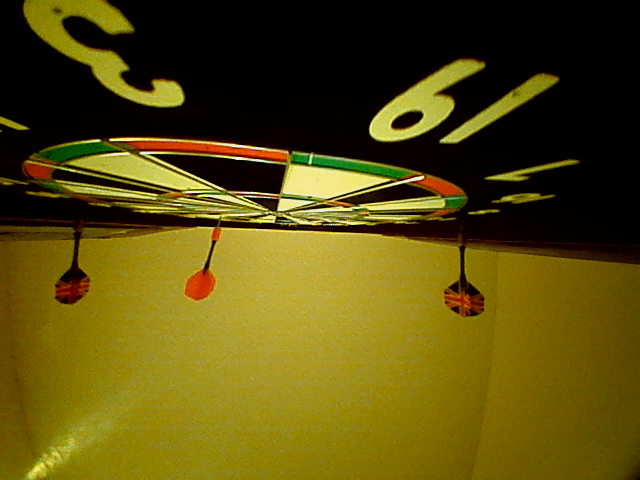
#> input picture assets/screenshot.png, 640 x 480 px
$ python -i screenshot.py   (imports and definitions only)
#> lines starting #> are read from the running program, lines starting #| are printed output that depends on the picture; after the words box and inside, x2 and y2 are one past the last pixel; in counts of white or black regions, pixels touching at a corner belong together
import numpy as np
import imutils
import cv2

colorLower = (3, 100, 100)
colorUpper = (17, 255, 255)


# [11 lines left out: function bestFit, not called in this run]

def beforeDart():
    img = cv2.imread('assets/screenshot.png')
#> img is the input picture: shape (480, 640, 3); mean B, G, R 13.1, 77.5, 90
    frame = imutils.resize(img, width=100)
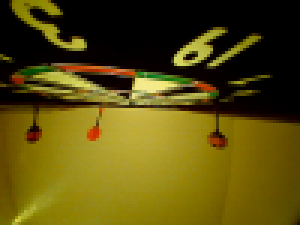
#> frame: shape (75, 100, 3) (shown 3 times larger); mean B, G, R 13.1, 77.5, 90
    frame = imutils.rotate(img, angle=180)
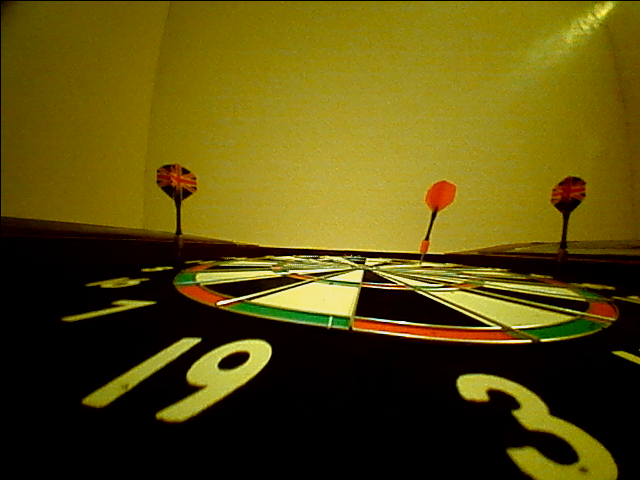
#> frame: shape (480, 640, 3); mean B, G, R 13.1, 77.4, 89.9
    hsv = cv2.cvtColor(img, cv2.COLOR_BGR2HSV)
#> hsv: shape (480, 640, 3); mean H, S, V 16.3, 182.6, 90.7
    mask = cv2.inRange(hsv, colorLower, colorUpper)
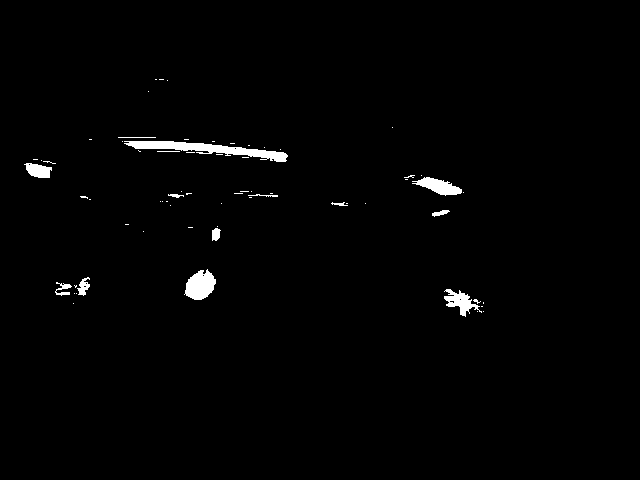
#> mask: shape (480, 640); 1.3% white; 67 white regions (53 under 20 px), largest, box (x1, y1, x2, y2) and area: (124, 141, 288, 162) 1292, (184, 269, 216, 300) 667, (412, 177, 462, 196) 484
    mask = cv2.erode(mask, None, iterations=2)
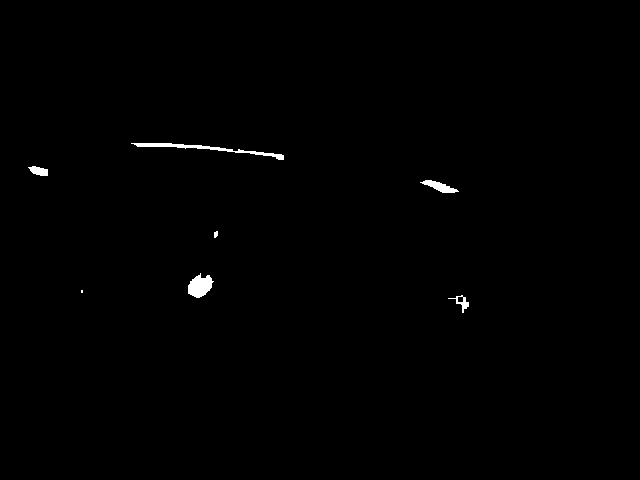
#> mask: shape (480, 640); 0.47% white; 7 white regions (1 under 20 px), largest, box (x1, y1, x2, y2) and area: (131, 143, 284, 160) 513, (188, 273, 214, 298) 414, (420, 180, 459, 193) 230, (28, 166, 48, 176) 135, (448, 295, 469, 313) 108, (214, 231, 218, 238) 23
    mask = cv2.dilate(mask, None, iterations=2)
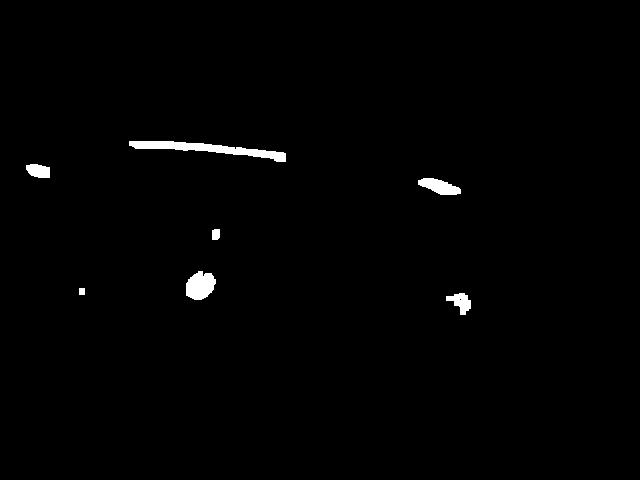
#> mask: shape (480, 640); 0.98% white; 7 white regions, largest, box (x1, y1, x2, y2) and area: (129, 141, 286, 162) 1221, (186, 271, 216, 300) 646, (418, 178, 461, 195) 454

    maskBi = mask.astype(np.uint8)

    #get all non zero values
    coordArr = cv2.findNonZero(maskBi)
#> coordArr = contour of 3021 points, box (x1, y1, x2, y2) (26, 141, 471, 315), area 5159
    if coordArr is None:
        coordArr = []
    else:
        coordArr = coordArr.tolist()
#> coordArr = 3021 items
    pointArr = []
    for i in range(len(coordArr)):
        pointArr.append((coordArr[i][0][0], coordArr[i][0][1]))
#> after the loop, pointArr = 3021 pairs, first value 26 to 470, second value 141 to 314

    return pointArr

# [74 lines left out: functions afterDart, showResult, not called in this run]


>>> result = beforeDart()
#> result has the same summary as pointArr in beforeDart
